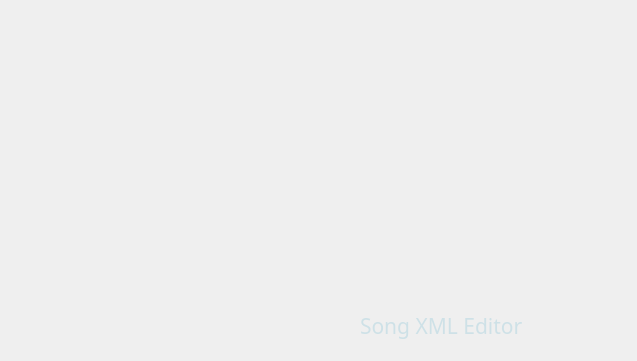
<?xml version="1.0" encoding="UTF-8"?>
<ui version="4.0">
 <class>SplashWindow</class>
 <widget class="QWidget" name="SplashWindow">
  <property name="geometry">
   <rect>
    <x>0</x>
    <y>0</y>
    <width>637</width>
    <height>361</height>
   </rect>
  </property>
  <property name="sizePolicy">
   <sizepolicy hsizetype="Fixed" vsizetype="Fixed">
    <horstretch>0</horstretch>
    <verstretch>0</verstretch>
   </sizepolicy>
  </property>
  <property name="cursor">
   <cursorShape>ArrowCursor</cursorShape>
  </property>
  <property name="windowTitle">
   <string>Form</string>
  </property>
  <property name="styleSheet">
   <string notr="true"/>
  </property>
  <widget class="QFrame" name="frame">
   <property name="geometry">
    <rect>
     <x>-10</x>
     <y>-10</y>
     <width>660</width>
     <height>380</height>
    </rect>
   </property>
   <property name="cursor">
    <cursorShape>WaitCursor</cursorShape>
   </property>
   <property name="styleSheet">
    <string notr="true">background-image: url(':/img/noah-silliman-_k9dCeh5Ca0-unsplash.jpg');
background-repeat: no-repeat;
background-position: center;
background-size: contain;</string>
   </property>
   <property name="frameShape">
    <enum>QFrame::StyledPanel</enum>
   </property>
   <property name="frameShadow">
    <enum>QFrame::Raised</enum>
   </property>
   <widget class="QLabel" name="label_2">
    <property name="geometry">
     <rect>
      <x>370</x>
      <y>280</y>
      <width>381</width>
      <height>111</height>
     </rect>
    </property>
    <property name="font">
     <font>
      <family>Yu Mincho Demibold</family>
      <pointsize>16</pointsize>
      <weight>7</weight>
      <italic>false</italic>
      <bold>false</bold>
     </font>
    </property>
    <property name="cursor">
     <cursorShape>WaitCursor</cursorShape>
    </property>
    <property name="styleSheet">
     <string notr="true">color: rgb(206, 225, 231);
font: 63 16pt &quot;Yu Mincho Demibold&quot;;
background: transparent;</string>
    </property>
    <property name="text">
     <string>Song XML Editor</string>
    </property>
   </widget>
  </widget>
 </widget>
 <resources>
  <include location="../img/img.qrc"/>
 </resources>
 <connections/>
</ui>
